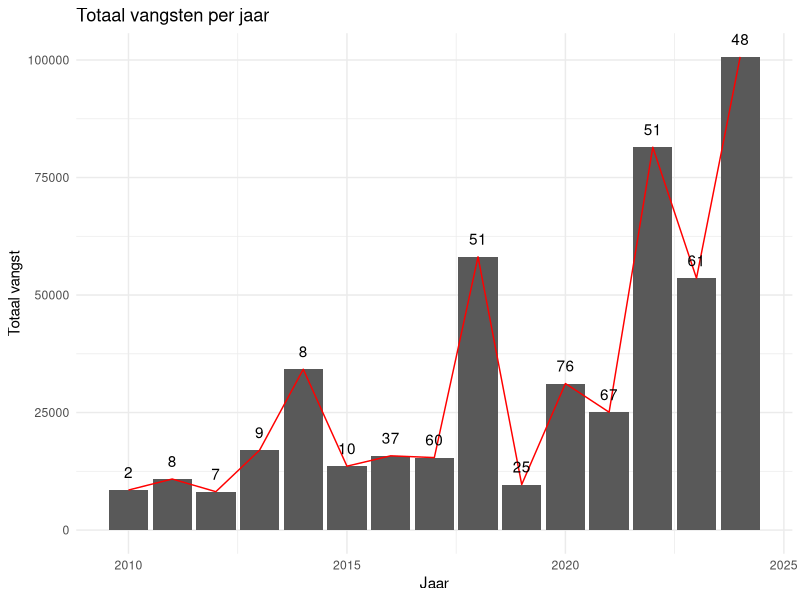

Generate this figure with R:
## ---- chunk 1
library(tidyverse)
## ---- chunk 2
afvangsten_per_fuik_combined <- read_csv("interim/afvangsten_per_fuik_combined.csv")
## ---- chunk 3
afvangsten_per_fuik_combined %>%
  group_by(Jaar) %>%
  summarise(totaal_vangst = sum(totaal_fuik, na.rm = TRUE),
            cumulatief = cumsum(totaal_vangst),
            aantal_vijvers = n_distinct(locationID)) %>%
  ggplot(aes(x = Jaar, y = totaal_vangst)) +
  geom_col() +
  geom_line(aes(y = cumulatief), color = "red") +
  geom_text(aes(label = aantal_vijvers), vjust = -1) +
  labs(title = "Totaal vangsten per jaar",
       x = "Jaar",
       y = "Totaal vangst") +
  theme_minimal()
